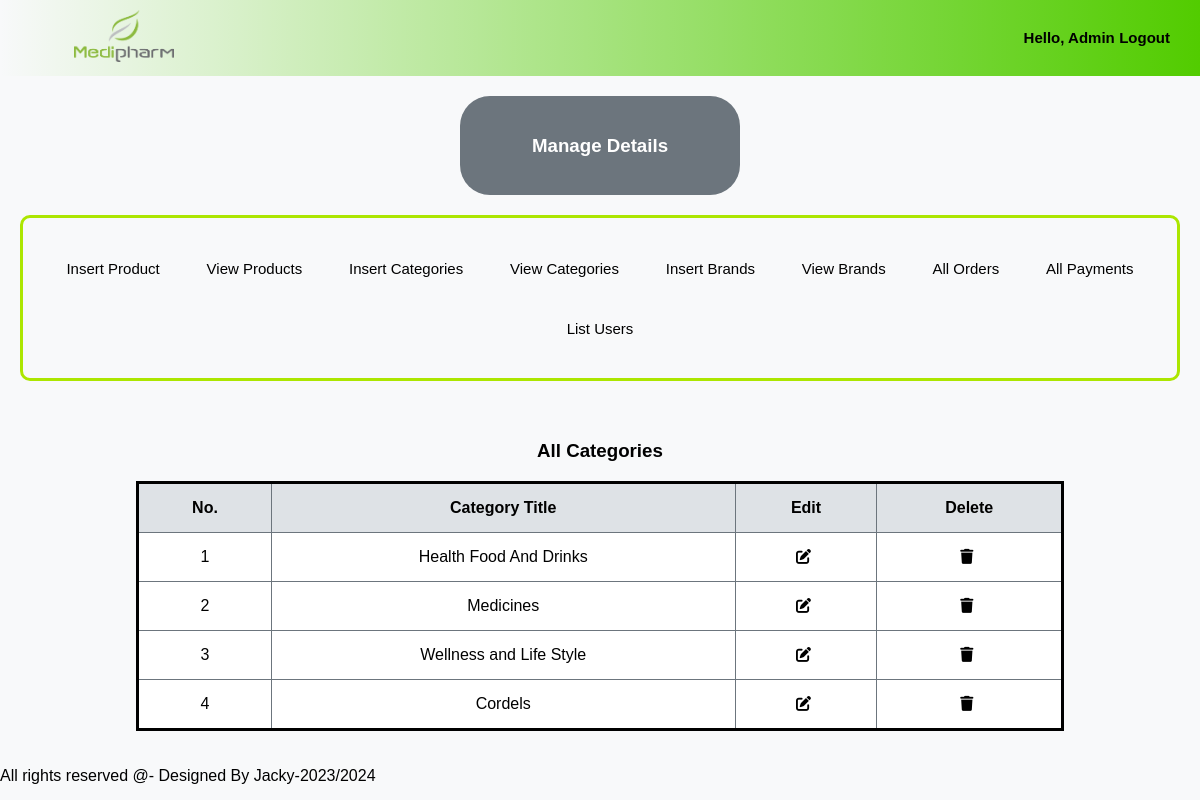
The page /admin_area/index.php?view_categories on the database its author committed.
### tables this page shows
CREATE TABLE `categories` (
  `category_id` int(11) NOT NULL,
  `category_title` varchar(100) NOT NULL
);

### admin_area/view_categories.php (the view, shortened to what this page needs)
<!DOCTYPE html>
<html lang="en">
<head>
</head>
<body>
    <h3>All Categories</h3>
    <table>
        <tr>
            <th>No.</th>
            <th>Category Title</th>
            <th>Edit</th>
            <th>Delete</th>
        </tr>
        <?php
        $select_cat="SELECT * FROM `categories`";
        $result=mysqli_query($con,$select_cat);
        $number=0;
        while($row=mysqli_fetch_assoc($result)){
            $category_id=$row['category_id'];
            $category_title=$row['category_title'];
            $number++;
        ?>
        <tr>
            <td><?php echo $number;?></td>
            <td><?php echo $category_title;?></td>
            <td><a href='index.php?edit_category=<?php echo $category_id ?>'><i class='fa-solid fa-pen-to-square'></a></td>
            <td><a href='index.php?delete_category=<?php echo $category_id ?>'><i class='fa-solid fa-trash'></a></td>
        </tr>
        <?php
    } ?>
    </table>
</body>
</html>

### admin_area/index.php (style rules this page uses)
body { margin: 0; padding: 0; font-family: 'Arial', sans-serif; background-color: #f8f9fa; }
a { text-decoration: none; font-size: 15px; }

### admin_area/view_categories.php (style rules this page uses)
h3 { text-align: center; }
table { margin: auto; border-collapse: collapse; width: 80%; border: solid; }
th, td { border: 1px solid #6c757d; padding: 15px; text-align: center; }
th { background-color: #dee2e6; }
td { background-color: #fff; }
a { text-decoration: none; color: #000; }
i { margin-right: 5px; }

### rows shown on the page
categories: category_title "Health Food And Drinks"
categories: category_title "Medicines"
categories: category_title "Wellness and Life Style"
categories: category_title "Cordels"
